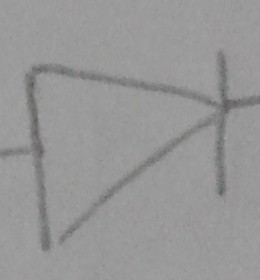
#> input picture traindata/test/0_diode/100.jpeg, 260 x 280 px; its folder holds only this picture in this run
$ python svm_test_1.py
#> lines starting #> are read from the running program, lines starting #| are printed output that depends on the picture; after the words box and inside, x2 and y2 are one past the last pixel; in counts of white or black regions, pixels touching at a corner belong together
import os
import sys
import cv2
import numpy as np

def get_hog() :
	winSize = (100,100)
	blockSize = (10,10)
	blockStride = (5,5)
	cellSize = (10,10)
	nbins = 9
	derivAperture = 1
	winSigma = -1.
	histogramNormType = 0
	L2HysThreshold = 0.2
	gammaCorrection = 1
	nlevels = 64
	signedGradient = True

	hog = cv2.HOGDescriptor(winSize,blockSize,blockStride,cellSize,nbins,derivAperture,winSigma,histogramNormType,L2HysThreshold,gammaCorrection,nlevels, signedGradient)

	return hog

def load_trainData(image_path):
#> called with image_path = 'traindata/test'
	trainData = []
	trainLabel = []
	i = 0
	for path in sorted(os.listdir(image_path)):

		files = os.listdir(image_path +'/'+ path)
		for f in files:
			if (f.endswith('.png') or f.endswith('.jpeg') or f.endswith('.jpg')):
				trainData.append(image_path +'/'+ path +'/' + f)
				trainLabel.extend([x for x in np.repeat(i,4)])

		print ("{} -> {} ".format(path,i))
		i = i+1
#> pass 2 of the loop in load_trainData, `for path in sorted(os.listdir(image_path)):`:

	return trainData,trainLabel


if __name__ == '__main__':

	image_path = "traindata/test"
	testData,testLabel  = load_trainData(image_path)

	# HoG feature descriptor
	hog = get_hog()
	hog_descriptors = []
	svm = cv2.ml.SVM_load("svm_data.dat")

	k=0
	for data in testData:
		img = cv2.imread(data,0)
#> img: shape (280, 260); min 90, max 163, mean 151
		resized_img = cv2.resize(img,(100,100),interpolation = cv2.INTER_CUBIC)
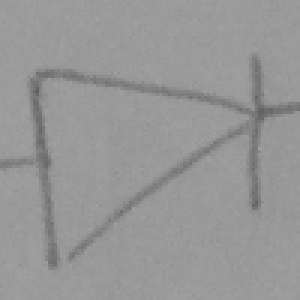
#> resized_img: shape (100, 100) (shown 3 times larger); min 94, max 162, mean 151
		gauss_img = cv2.GaussianBlur(resized_img,(9,9),0)
		th = cv2.adaptiveThreshold(gauss_img,255,cv2.ADAPTIVE_THRESH_GAUSSIAN_C,\
			cv2.THRESH_BINARY_INV,11,2)
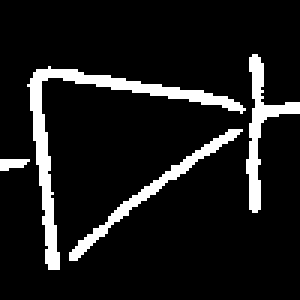
#> th: shape (100, 100) (shown 3 times larger); 10.3% white; 4 white regions, box (x1, y1, x2, y2) and area: (9, 22, 82, 90) 514, (82, 18, 100, 71) 244, (23, 43, 81, 87) 240, (0, 53, 10, 57) 30

		hog_descriptors.append(hog.compute(th))
		rows,cols = resized_img.shape
#> rows = 100; cols = 100
		for i in [1,2,3]:
			M   = cv2.getRotationMatrix2D((cols/2,rows/2),i*90,1)
			dst = cv2.warpAffine(th,M,(cols,rows))
			hog_descriptors.append(hog.compute(dst))
#> this loop made 3 passes
#> pass 1, `dst = cv2.warpAffine(th,M,(cols,rows))`:
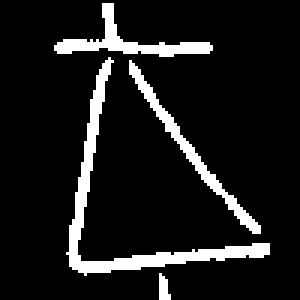
#> dst: shape (100, 100) (shown 3 times larger); 10.2% white; 4 white regions, box (x1, y1, x2, y2) and area: (22, 19, 90, 92) 514, (18, 1, 71, 19) 244, (43, 20, 87, 78) 240, (53, 91, 57, 100) 26
#> pass 2, `dst = cv2.warpAffine(th,M,(cols,rows))`:
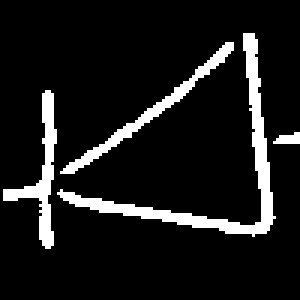
#> dst: shape (100, 100) (shown 3 times larger); 10.2% white; 4 white regions, box (x1, y1, x2, y2) and area: (19, 11, 92, 79) 514, (1, 30, 19, 83) 244, (20, 14, 78, 58) 240, (91, 44, 100, 48) 26
#> pass 3, `dst = cv2.warpAffine(th,M,(cols,rows))`:
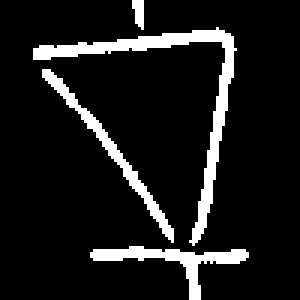
#> dst: shape (100, 100) (shown 3 times larger); 10.3% white; 4 white regions, box (x1, y1, x2, y2) and area: (11, 9, 79, 82) 514, (30, 82, 83, 100) 244, (14, 23, 58, 81) 240, (44, 0, 48, 10) 30
#> after the loop, hog_descriptors = 4 items

		k = k+1
#> pass 2 of the loop `for data in testData:`:
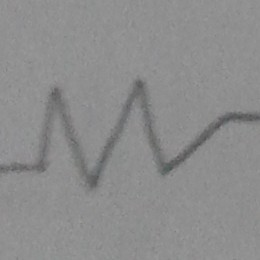
#> input picture traindata/test/1_resistor/100.jpeg, 260 x 260 px
#> img: shape (260, 260)
#> `th = cv2.adaptiveThreshold(gauss_img,255,cv2.ADAPTIVE_THRESH_GAUSSIAN_..`:
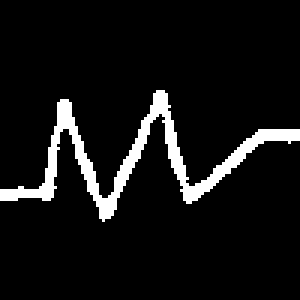
#> th: shape (100, 100) (shown 3 times larger); 7.5% white; 1 white region, box (x1, y1, x2, y2) and area: (0, 30, 100, 74) 747
#> the loop `for i in [1,2,3]:` made 3 passes
#> pass 3, `dst = cv2.warpAffine(th,M,(cols,rows))`:
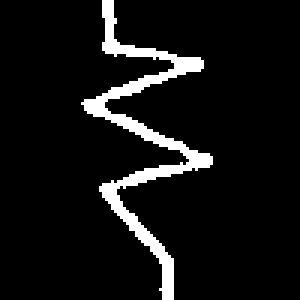
#> dst: shape (100, 100) (shown 3 times larger); 7.5% white; 1 white region, box (x1, y1, x2, y2) and area: (27, 0, 71, 100) 747
#> after the loop `for i in [1,2,3]:`: hog_descriptors = 8 items

	truePos = [0,0,0]
	predictedPos = [0,0,0]
	total = len(testLabel)
	for (hog_des,label,i) in zip(hog_descriptors,testLabel,range(1,total+1)):
#> (the run stopped early here; a loop or call above may not have finished)
